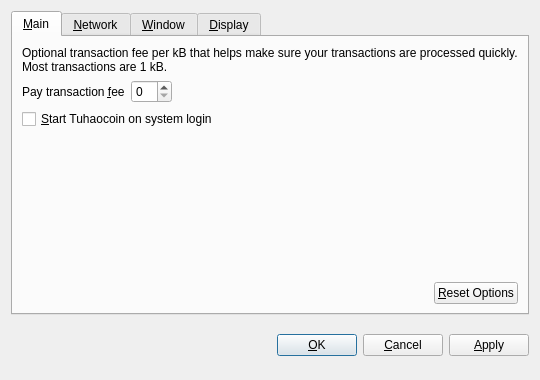
<?xml version="1.0" encoding="UTF-8"?>
<ui version="4.0">
 <class>OptionsDialog</class>
 <widget class="QDialog" name="OptionsDialog">
  <property name="geometry">
   <rect>
    <x>0</x>
    <y>0</y>
    <width>540</width>
    <height>380</height>
   </rect>
  </property>
  <property name="windowTitle">
   <string>Options</string>
  </property>
  <property name="modal">
   <bool>true</bool>
  </property>
  <layout class="QVBoxLayout" name="verticalLayout">
   <item>
    <widget class="QTabWidget" name="tabWidget">
     <property name="tabPosition">
      <enum>QTabWidget::North</enum>
     </property>
     <property name="currentIndex">
      <number>0</number>
     </property>
     <widget class="QWidget" name="tabMain">
      <attribute name="title">
       <string>&amp;Main</string>
      </attribute>
      <layout class="QVBoxLayout" name="verticalLayout_Main">
       <item>
        <widget class="QLabel" name="transactionFeeInfoLabel">
         <property name="text">
          <string>Optional transaction fee per kB that helps make sure your transactions are processed quickly. Most transactions are 1 kB.</string>
         </property>
         <property name="textFormat">
          <enum>Qt::PlainText</enum>
         </property>
         <property name="wordWrap">
          <bool>true</bool>
         </property>
        </widget>
       </item>
       <item>
        <layout class="QHBoxLayout" name="horizontalLayout_1_Main">
         <item>
          <widget class="QLabel" name="transactionFeeLabel">
           <property name="text">
            <string>Pay transaction &amp;fee</string>
           </property>
           <property name="textFormat">
            <enum>Qt::PlainText</enum>
           </property>
           <property name="buddy">
            <cstring>transactionFee</cstring>
           </property>
          </widget>
         </item>
         <item>
          <widget class="BitcoinAmountField" name="transactionFee"/>
         </item>
         <item>
          <spacer name="horizontalSpacer_1_Main">
           <property name="orientation">
            <enum>Qt::Horizontal</enum>
           </property>
           <property name="sizeHint" stdset="0">
            <size>
             <width>40</width>
             <height>20</height>
            </size>
           </property>
          </spacer>
         </item>
        </layout>
       </item>
       <item>
        <widget class="QCheckBox" name="bitcoinAtStartup">
         <property name="toolTip">
          <string>Automatically start Tuhaocoin after logging in to the system.</string>
         </property>
         <property name="text">
          <string>&amp;Start Tuhaocoin on system login</string>
         </property>
        </widget>
       </item>
       <item>
        <spacer name="verticalSpacer_Main">
         <property name="orientation">
          <enum>Qt::Vertical</enum>
         </property>
         <property name="sizeHint" stdset="0">
          <size>
           <width>20</width>
           <height>40</height>
          </size>
         </property>
        </spacer>
       </item>
       <item>
        <layout class="QHBoxLayout" name="horizontalLayout_2_Main">
         <item>
          <spacer name="horizontalSpacer_2_Main">
           <property name="orientation">
            <enum>Qt::Horizontal</enum>
           </property>
           <property name="sizeHint" stdset="0">
            <size>
             <width>40</width>
             <height>20</height>
            </size>
           </property>
          </spacer>
         </item>
         <item>
          <widget class="QPushButton" name="resetButton">
           <property name="toolTip">
            <string>Reset all client options to default.</string>
           </property>
           <property name="text">
            <string>&amp;Reset Options</string>
           </property>
           <property name="autoDefault">
            <bool>false</bool>
           </property>
          </widget>
         </item>
        </layout>
       </item>
      </layout>
     </widget>
     <widget class="QWidget" name="tabNetwork">
      <attribute name="title">
       <string>&amp;Network</string>
      </attribute>
      <layout class="QVBoxLayout" name="verticalLayout_Network">
       <item>
        <widget class="QCheckBox" name="mapPortUpnp">
         <property name="toolTip">
          <string>Automatically open the Tuhaocoin client port on the router. This only works when your router supports UPnP and it is enabled.</string>
         </property>
         <property name="text">
          <string>Map port using &amp;UPnP</string>
         </property>
        </widget>
       </item>
       <item>
        <widget class="QCheckBox" name="connectSocks">
         <property name="toolTip">
          <string>Connect to the Tuhaocoin network through a SOCKS proxy (e.g. when connecting through Tor).</string>
         </property>
         <property name="text">
          <string>&amp;Connect through SOCKS proxy:</string>
         </property>
        </widget>
       </item>
       <item>
        <layout class="QHBoxLayout" name="horizontalLayout_Network">
         <item>
          <widget class="QLabel" name="proxyIpLabel">
           <property name="text">
            <string>Proxy &amp;IP:</string>
           </property>
           <property name="textFormat">
            <enum>Qt::PlainText</enum>
           </property>
           <property name="buddy">
            <cstring>proxyIp</cstring>
           </property>
          </widget>
         </item>
         <item>
          <widget class="QValidatedLineEdit" name="proxyIp">
           <property name="maximumSize">
            <size>
             <width>140</width>
             <height>16777215</height>
            </size>
           </property>
           <property name="toolTip">
            <string>IP address of the proxy (e.g. 127.0.0.1)</string>
           </property>
          </widget>
         </item>
         <item>
          <widget class="QLabel" name="proxyPortLabel">
           <property name="text">
            <string>&amp;Port:</string>
           </property>
           <property name="textFormat">
            <enum>Qt::PlainText</enum>
           </property>
           <property name="buddy">
            <cstring>proxyPort</cstring>
           </property>
          </widget>
         </item>
         <item>
          <widget class="QLineEdit" name="proxyPort">
           <property name="maximumSize">
            <size>
             <width>55</width>
             <height>16777215</height>
            </size>
           </property>
           <property name="toolTip">
            <string>Port of the proxy (e.g. 9050)</string>
           </property>
          </widget>
         </item>
         <item>
          <widget class="QLabel" name="socksVersionLabel">
           <property name="text">
            <string>SOCKS &amp;Version:</string>
           </property>
           <property name="textFormat">
            <enum>Qt::PlainText</enum>
           </property>
           <property name="buddy">
            <cstring>socksVersion</cstring>
           </property>
          </widget>
         </item>
         <item>
          <widget class="QValueComboBox" name="socksVersion">
           <property name="toolTip">
            <string>SOCKS version of the proxy (e.g. 5)</string>
           </property>
          </widget>
         </item>
         <item>
          <spacer name="horizontalSpacer_Network">
           <property name="orientation">
            <enum>Qt::Horizontal</enum>
           </property>
           <property name="sizeHint" stdset="0">
            <size>
             <width>40</width>
             <height>20</height>
            </size>
           </property>
          </spacer>
         </item>
        </layout>
       </item>
       <item>
        <spacer name="verticalSpacer_Network">
         <property name="orientation">
          <enum>Qt::Vertical</enum>
         </property>
         <property name="sizeHint" stdset="0">
          <size>
           <width>20</width>
           <height>40</height>
          </size>
         </property>
        </spacer>
       </item>
      </layout>
     </widget>
     <widget class="QWidget" name="tabWindow">
      <attribute name="title">
       <string>&amp;Window</string>
      </attribute>
      <layout class="QVBoxLayout" name="verticalLayout_Window">
       <item>
        <widget class="QCheckBox" name="minimizeToTray">
         <property name="toolTip">
          <string>Show only a tray icon after minimizing the window.</string>
         </property>
         <property name="text">
          <string>&amp;Minimize to the tray instead of the taskbar</string>
         </property>
        </widget>
       </item>
       <item>
        <widget class="QCheckBox" name="minimizeOnClose">
         <property name="toolTip">
          <string>Minimize instead of exit the application when the window is closed. When this option is enabled, the application will be closed only after selecting Quit in the menu.</string>
         </property>
         <property name="text">
          <string>M&amp;inimize on close</string>
         </property>
        </widget>
       </item>
       <item>
        <spacer name="verticalSpacer_Window">
         <property name="orientation">
          <enum>Qt::Vertical</enum>
         </property>
         <property name="sizeHint" stdset="0">
          <size>
           <width>20</width>
           <height>40</height>
          </size>
         </property>
        </spacer>
       </item>
      </layout>
     </widget>
     <widget class="QWidget" name="tabDisplay">
      <attribute name="title">
       <string>&amp;Display</string>
      </attribute>
      <layout class="QVBoxLayout" name="verticalLayout_Display">
       <item>
        <layout class="QHBoxLayout" name="horizontalLayout_1_Display">
         <item>
          <widget class="QLabel" name="langLabel">
           <property name="text">
            <string>User Interface &amp;language:</string>
           </property>
           <property name="textFormat">
            <enum>Qt::PlainText</enum>
           </property>
           <property name="buddy">
            <cstring>lang</cstring>
           </property>
          </widget>
         </item>
         <item>
          <widget class="QValueComboBox" name="lang">
           <property name="toolTip">
            <string>The user interface language can be set here. This setting will take effect after restarting Tuhaocoin.</string>
           </property>
          </widget>
         </item>
        </layout>
       </item>
       <item>
        <layout class="QHBoxLayout" name="horizontalLayout_2_Display">
         <item>
          <widget class="QLabel" name="unitLabel">
           <property name="text">
            <string>&amp;Unit to show amounts in:</string>
           </property>
           <property name="textFormat">
            <enum>Qt::PlainText</enum>
           </property>
           <property name="buddy">
            <cstring>unit</cstring>
           </property>
          </widget>
         </item>
         <item>
          <widget class="QValueComboBox" name="unit">
           <property name="toolTip">
            <string>Choose the default subdivision unit to show in the interface and when sending coins.</string>
           </property>
          </widget>
         </item>
        </layout>
       </item>
       <item>
        <widget class="QCheckBox" name="displayAddresses">
         <property name="toolTip">
          <string>Whether to show Tuhaocoin addresses in the transaction list or not.</string>
         </property>
         <property name="text">
          <string>&amp;Display addresses in transaction list</string>
         </property>
        </widget>
       </item>
       <item>
        <widget class="QCheckBox" name="coinControlFeatures">
         <property name="toolTip">
          <string>Whether to show coin control features or not.</string>
         </property>
         <property name="text">
          <string>Display coin &amp;control features (experts only!)</string>
         </property>
        </widget>
       </item>
       <item>
        <spacer name="verticalSpacer_Display">
         <property name="orientation">
          <enum>Qt::Vertical</enum>
         </property>
         <property name="sizeHint" stdset="0">
          <size>
           <width>20</width>
           <height>40</height>
          </size>
         </property>
        </spacer>
       </item>
      </layout>
     </widget>
    </widget>
   </item>
   <item>
    <layout class="QHBoxLayout" name="horizontalLayout_Buttons">
     <item>
      <spacer name="horizontalSpacer_1">
       <property name="orientation">
        <enum>Qt::Horizontal</enum>
       </property>
       <property name="sizeHint" stdset="0">
        <size>
         <width>40</width>
         <height>48</height>
        </size>
       </property>
      </spacer>
     </item>
     <item>
      <widget class="QLabel" name="statusLabel">
       <property name="font">
        <font>
         <weight>75</weight>
         <bold>true</bold>
        </font>
       </property>
       <property name="text">
        <string/>
       </property>
       <property name="textFormat">
        <enum>Qt::PlainText</enum>
       </property>
       <property name="wordWrap">
        <bool>true</bool>
       </property>
      </widget>
     </item>
     <item>
      <spacer name="horizontalSpacer_2">
       <property name="orientation">
        <enum>Qt::Horizontal</enum>
       </property>
       <property name="sizeHint" stdset="0">
        <size>
         <width>40</width>
         <height>48</height>
        </size>
       </property>
      </spacer>
     </item>
     <item>
      <widget class="QPushButton" name="okButton">
       <property name="text">
        <string>&amp;OK</string>
       </property>
      </widget>
     </item>
     <item>
      <widget class="QPushButton" name="cancelButton">
       <property name="text">
        <string>&amp;Cancel</string>
       </property>
       <property name="autoDefault">
        <bool>false</bool>
       </property>
      </widget>
     </item>
     <item>
      <widget class="QPushButton" name="applyButton">
       <property name="text">
        <string>&amp;Apply</string>
       </property>
       <property name="autoDefault">
        <bool>false</bool>
       </property>
      </widget>
     </item>
    </layout>
   </item>
  </layout>
 </widget>
 <customwidgets>
  <customwidget>
   <class>BitcoinAmountField</class>
   <extends>QSpinBox</extends>
   <header>bitcoinamountfield.h</header>
  </customwidget>
  <customwidget>
   <class>QValueComboBox</class>
   <extends>QComboBox</extends>
   <header>qvaluecombobox.h</header>
  </customwidget>
  <customwidget>
   <class>QValidatedLineEdit</class>
   <extends>QLineEdit</extends>
   <header>qvalidatedlineedit.h</header>
  </customwidget>
 </customwidgets>
 <resources/>
 <connections/>
</ui>
